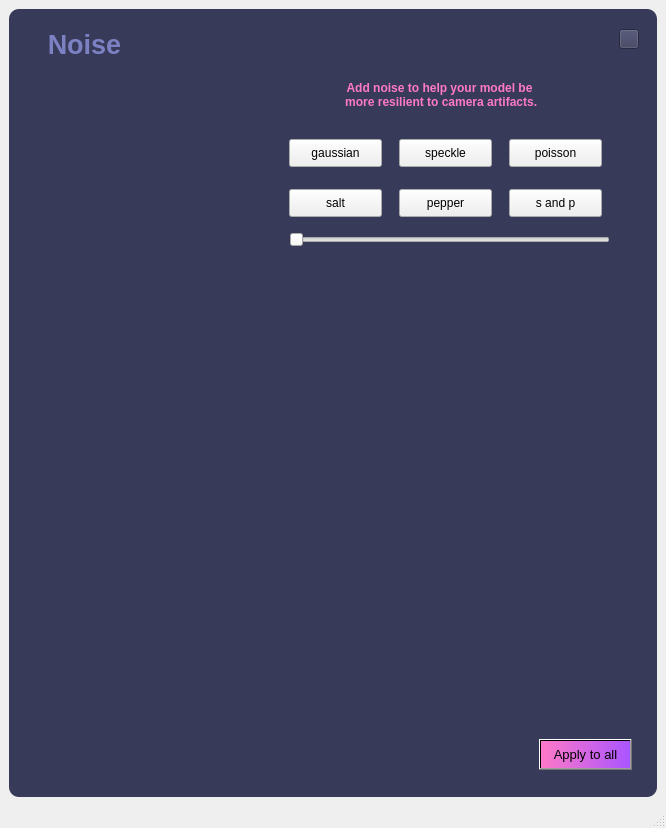
<?xml version="1.0" encoding="UTF-8"?>
<ui version="4.0">
 <class>NoiseWindow</class>
 <widget class="QMainWindow" name="NoiseWindow">
  <property name="geometry">
   <rect>
    <x>0</x>
    <y>0</y>
    <width>666</width>
    <height>828</height>
   </rect>
  </property>
  <property name="windowTitle">
   <string>MainWindow</string>
  </property>
  <widget class="QWidget" name="centralwidget">
   <layout class="QVBoxLayout" name="verticalLayout">
    <item>
     <widget class="QFrame" name="frame">
      <property name="font">
       <font>
        <weight>75</weight>
        <bold>true</bold>
       </font>
      </property>
      <property name="styleSheet">
       <string notr="true">QFrame {
	background-color: rgb(56,58,89);
	color:rgb(220,220,220);
	border-radius : 10px;
}</string>
      </property>
      <property name="frameShape">
       <enum>QFrame::StyledPanel</enum>
      </property>
      <property name="frameShadow">
       <enum>QFrame::Raised</enum>
      </property>
      <widget class="QLabel" name="label_original_image">
       <property name="geometry">
        <rect>
         <x>20</x>
         <y>60</y>
         <width>241</width>
         <height>201</height>
        </rect>
       </property>
       <property name="text">
        <string/>
       </property>
       <property name="pixmap">
        <pixmap>1.jpeg</pixmap>
       </property>
      </widget>
      <widget class="QLabel" name="label_desqription">
       <property name="geometry">
        <rect>
         <x>280</x>
         <y>60</y>
         <width>301</width>
         <height>51</height>
        </rect>
       </property>
       <property name="font">
        <font>
         <pointsize>9</pointsize>
         <weight>75</weight>
         <bold>true</bold>
        </font>
       </property>
       <property name="styleSheet">
        <string notr="true">color:rgb(254,121,199);</string>
       </property>
       <property name="text">
        <string>Add noise to help your model be
 more resilient to camera artifacts.</string>
       </property>
       <property name="textFormat">
        <enum>Qt::PlainText</enum>
       </property>
       <property name="alignment">
        <set>Qt::AlignCenter</set>
       </property>
      </widget>
      <widget class="QLabel" name="label">
       <property name="geometry">
        <rect>
         <x>20</x>
         <y>240</y>
         <width>601</width>
         <height>511</height>
        </rect>
       </property>
       <property name="text">
        <string/>
       </property>
       <property name="pixmap">
        <pixmap>2.jpg</pixmap>
       </property>
      </widget>
      <widget class="QSlider" name="horizontalSlider">
       <property name="geometry">
        <rect>
         <x>280</x>
         <y>220</y>
         <width>321</width>
         <height>22</height>
        </rect>
       </property>
       <property name="minimum">
        <number>0</number>
       </property>
       <property name="maximum">
        <number>100</number>
       </property>
       <property name="pageStep">
        <number>15</number>
       </property>
       <property name="value">
        <number>0</number>
       </property>
       <property name="sliderPosition">
        <number>0</number>
       </property>
       <property name="orientation">
        <enum>Qt::Horizontal</enum>
       </property>
      </widget>
      <widget class="QPushButton" name="pushButton">
       <property name="geometry">
        <rect>
         <x>280</x>
         <y>130</y>
         <width>93</width>
         <height>28</height>
        </rect>
       </property>
       <property name="text">
        <string>gaussian</string>
       </property>
      </widget>
      <widget class="QPushButton" name="pushButton_2">
       <property name="geometry">
        <rect>
         <x>390</x>
         <y>130</y>
         <width>93</width>
         <height>28</height>
        </rect>
       </property>
       <property name="text">
        <string>speckle</string>
       </property>
      </widget>
      <widget class="QPushButton" name="pushButton_3">
       <property name="geometry">
        <rect>
         <x>500</x>
         <y>130</y>
         <width>93</width>
         <height>28</height>
        </rect>
       </property>
       <property name="text">
        <string>poisson</string>
       </property>
      </widget>
      <widget class="QPushButton" name="pushButton_4">
       <property name="geometry">
        <rect>
         <x>280</x>
         <y>180</y>
         <width>93</width>
         <height>28</height>
        </rect>
       </property>
       <property name="text">
        <string>salt</string>
       </property>
      </widget>
      <widget class="QPushButton" name="pushButton_5">
       <property name="geometry">
        <rect>
         <x>390</x>
         <y>180</y>
         <width>93</width>
         <height>28</height>
        </rect>
       </property>
       <property name="text">
        <string>pepper</string>
       </property>
      </widget>
      <widget class="QPushButton" name="pushButton_6">
       <property name="geometry">
        <rect>
         <x>500</x>
         <y>180</y>
         <width>93</width>
         <height>28</height>
        </rect>
       </property>
       <property name="text">
        <string>s and p</string>
       </property>
      </widget>
      <widget class="QPushButton" name="pushButton_7">
       <property name="geometry">
        <rect>
         <x>610</x>
         <y>20</y>
         <width>20</width>
         <height>20</height>
        </rect>
       </property>
       <property name="styleSheet">
        <string notr="true">background-color: rgb(56,58,89);</string>
       </property>
       <property name="text">
        <string/>
       </property>
       <property name="icon">
        <iconset>
         <normaloff>exit2.png</normaloff>exit2.png</iconset>
       </property>
       <property name="iconSize">
        <size>
         <width>20</width>
         <height>20</height>
        </size>
       </property>
      </widget>
      <widget class="QPushButton" name="pushButton_8">
       <property name="geometry">
        <rect>
         <x>530</x>
         <y>730</y>
         <width>93</width>
         <height>31</height>
        </rect>
       </property>
       <property name="font">
        <font>
         <pointsize>10</pointsize>
        </font>
       </property>
       <property name="styleSheet">
        <string notr="true">background-color: qlineargradient(spread:pad, x1:0, y1:0.5, x2:1, y2:0.506, stop:0 rgba(254, 121, 199, 255), stop:1 rgba(170, 85, 255, 255));</string>
       </property>
       <property name="text">
        <string>Apply to all</string>
       </property>
      </widget>
      <widget class="QLabel" name="label_desqription_3">
       <property name="geometry">
        <rect>
         <x>-20</x>
         <y>10</y>
         <width>191</width>
         <height>51</height>
        </rect>
       </property>
       <property name="font">
        <font>
         <pointsize>20</pointsize>
         <weight>75</weight>
         <bold>true</bold>
        </font>
       </property>
       <property name="styleSheet">
        <string notr="true">color:rgb(123, 129, 195);</string>
       </property>
       <property name="text">
        <string>Noise</string>
       </property>
       <property name="textFormat">
        <enum>Qt::PlainText</enum>
       </property>
       <property name="alignment">
        <set>Qt::AlignCenter</set>
       </property>
      </widget>
     </widget>
    </item>
   </layout>
  </widget>
  <widget class="QStatusBar" name="statusbar"/>
 </widget>
 <resources/>
 <connections/>
</ui>
